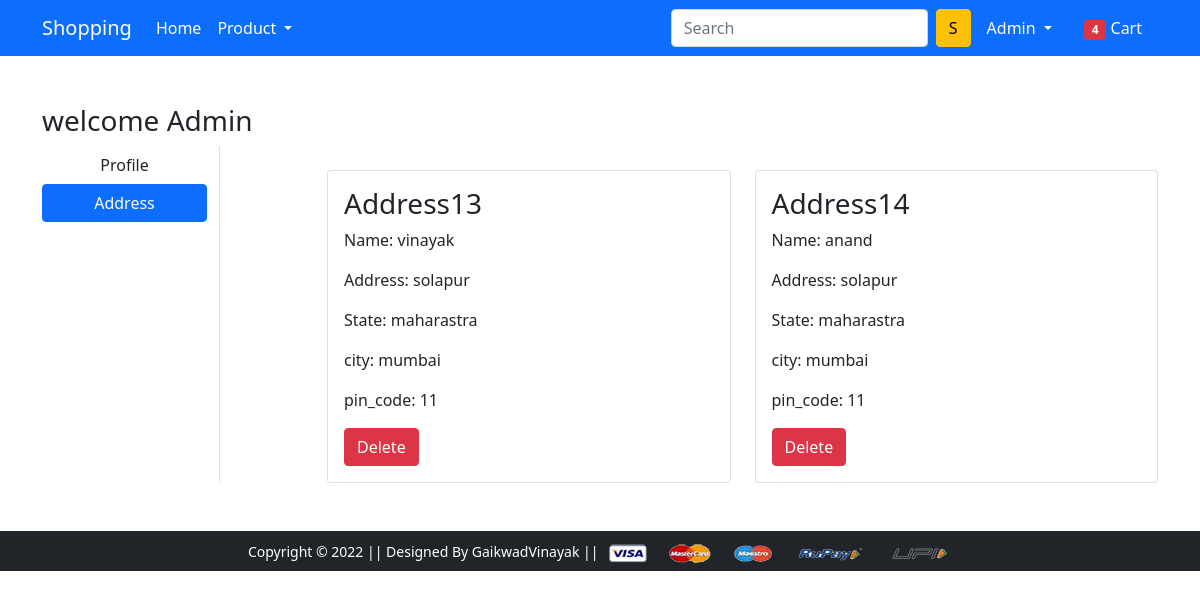
The app's page /address/ (signed in) with its own data.
### data/models.py (models this page shows, shortened)
class Customer(models.Model):
    user=models.ForeignKey(User,on_delete=models.PROTECT)
    name=models.CharField(max_length=20)
    address=models.CharField(max_length=20)
    address_2=models.CharField(max_length=20)
    city=models.CharField(max_length=20)
    state=models.CharField(choices=STATE_CHOICE,max_length=100)
    pin_code=models.IntegerField()

### data/views.py (the view)
# urls.py: path('address/', views.address, name='address'),
def address(request):
    if request.user.is_authenticated:
        data=Customer.objects.filter(user=request.user)
        return render(request,'app/address.html',{'data':data,'active':'btn-primary'})
    return redirect('/accounts/login')

### data/templates/app/address.html (shortened to what this page needs)
{% extends 'app/base.html' %}
{% load static %}
{% block main-content %}
<div class="container my-5">
 <div class="row">
 <h3>welcome {{request.user|capfirst}}</h3>
  <div class="col-sm-2 border-end">
   <ul class="list-unstyled">
    <li class="d-grid"><a href="{% url 'profile' %}" class="btn">Profile</a></li>
    <li class="d-grid"><a href="{% url 'address' %}" class="btn {{active}}">Address</a></li>
   </ul>
  </div>
  <div class="col-sm-9 offset-sm-1">
   <div class="row">
    {% for data in data %}
    <div class="col-sm-6"> <br>
     <div class="card">
      <div class="card-body">
        <h3>Address{{data.id}}</h3>
       <p>Name: {{data.name}}</p>
       <p>Address: {{data.address}}</p>
       <p>State: {{data.state}}</p>
       <p>city: {{data.city}}</p>
       <p>pin_code: {{data.pin_code}}</p>
       <a type="submit" class="btn btn-danger" href="{% url 'deleteordersview' data.pk %}">Delete</a></button>
      </div>
     </div>
    </div>
    {% endfor %}
   </div>
  </div>
 </div>
</div>
{% endblock main-content %}

### data/templates/app/base.html (shortened to what this page needs)
<!doctype html>
{% load static %}
<html lang="en">
  <head>
    <link href="https://cdn.jsdelivr.net/npm/bootstrap@5.0.0-beta1/dist/css/bootstrap.min.css" rel="stylesheet">
    <link rel="stylesheet" href="{% static 'app/css/owl.carousel.min.css' %}">
    <link rel="stylesheet" href="{% static 'app/css/all.min.css' %}">
    <link rel="stylesheet" href="{% static 'app/css/style.css' %}">
  </head>
  <body>
    <nav class="navbar navbar-expand-lg navbar-dark bg-primary">
     <div class="container">
       <a class="navbar-brand" href="/">Shopping</a>
       <div class="collapse navbar-collapse" id="navbarSupportedContent">
         <ul class="navbar-nav me-auto mb-2 mb-lg-0">
           <li class="nav-item">
             <a class="nav-link active" aria-current="page" href="/">Home</a>
           </li>
           <li class="nav-item dropdown">
             <a class="nav-link dropdown-toggle text-white" href="#" id="electronicsDropdown" role="button" data-bs-toggle="dropdown" aria-expanded="false">
              Product
             </a>
           </li>
         </ul>
         <form class="d-flex">
           <input class="form-control me-2" type="search" name="q" placeholder="Search" aria-label="Search">
           <button class="btn btn-warning" type="submit">S</button>
         </form>
         <div>
          <ul class="navbar-nav me-auto mb-2 mb-lg-0">
            {% if request.user.is_authenticated %}
           <li class="nav-item dropdown mx-2">
              <a class="nav-link dropdown-toggle text-white" href="#" id="profileDropdown" role="button" data-bs-toggle="dropdown" aria-expanded="false">
                {{request.user.username|capfirst}}
              </a>
            </li>
            <li class="nav-item mx-2">
             <a href="{% url 'showcart' %}" class="nav-link text-white"><span class="badge bg-danger">4</span> Cart </a>
            </li>
          {% endif %}
         </div>
       </div>
     </div>
    </nav>
    {% block main-content %} {% endblock main-content %}
    <footer class="container-fluid bg-dark text-center p-2 mt-5">
        <small class="text-white">Copyright &copy; 2022 || Designed By GaikwadVinayak || </small>
        <img src="{% static 'app/images/payment.png' %}" alt="" srcset="" class="img-fluid" height="2px">
    </footer>
  </body>
</html>

### records on screen
Customer: id "13", name "vinayak", address "solapur", state "maharastra", city "mumbai", pin_code "11"
Customer: id "14", name "anand", address "solapur", state "maharastra", city "mumbai", pin_code "11"

### other values on screen
{{ request.user.username|capfirst }} "Admin"
{{ request.user|capfirst }} "Admin"
